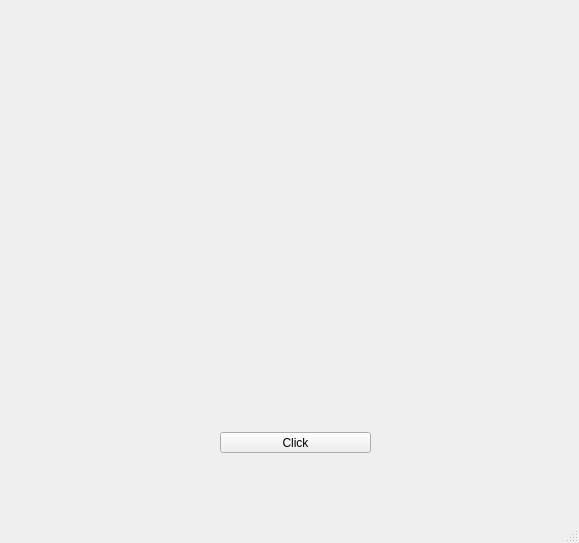
<?xml version="1.0" encoding="UTF-8"?>
<ui version="4.0">
 <class>MainWindow</class>
 <widget class="QMainWindow" name="MainWindow">
  <property name="geometry">
   <rect>
    <x>0</x>
    <y>0</y>
    <width>579</width>
    <height>543</height>
   </rect>
  </property>
  <property name="windowTitle">
   <string>Git and yellow circle</string>
  </property>
  <widget class="QWidget" name="centralwidget">
   <widget class="QPushButton" name="pushButton">
    <property name="geometry">
     <rect>
      <x>220</x>
      <y>432</y>
      <width>151</width>
      <height>21</height>
     </rect>
    </property>
    <property name="text">
     <string>Click</string>
    </property>
   </widget>
  </widget>
  <widget class="QMenuBar" name="menubar">
   <property name="geometry">
    <rect>
     <x>0</x>
     <y>0</y>
     <width>579</width>
     <height>21</height>
    </rect>
   </property>
  </widget>
  <widget class="QStatusBar" name="statusbar"/>
 </widget>
 <resources/>
 <connections/>
</ui>
